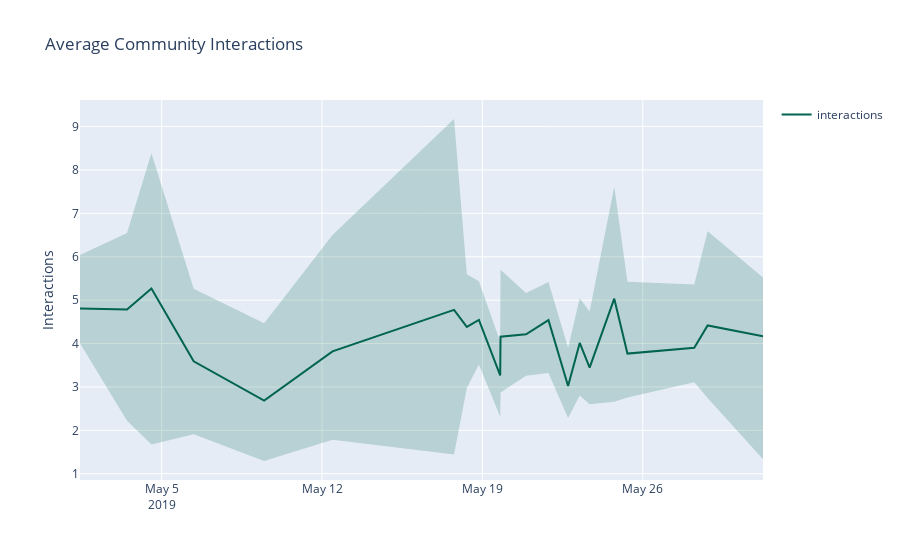

The notebook cell saved with this chart:
### Code cell
# visualize
x = list(viz_df['date'])
y = list(viz_df['mean'])
y_upper = list(viz_df['max'])
y_lower = list(viz_df['min'])
titles = list(viz_df['title'])

fig = go.Figure([
    go.Scatter(
        x=x,
        y=y,
        line=dict(color='rgb(0,100,80)'),
        mode='lines',
        name='interactions'
    ),
    go.Scatter(
        x=x+x[::-1], # x, then x reversed
        y=y_upper+y_lower[::-1], # upper, then lower reversed
        fill='toself',
        fillcolor='rgba(0,100,80,0.2)',
        line=dict(color='rgba(255,255,255,0)'),
        hoverinfo='skip',
        showlegend=False
    )
])

fig.update_layout(
    yaxis_title='Interactions',
    title='Average Community Interactions',
    hovermode='x unified'
)

fig.show()
